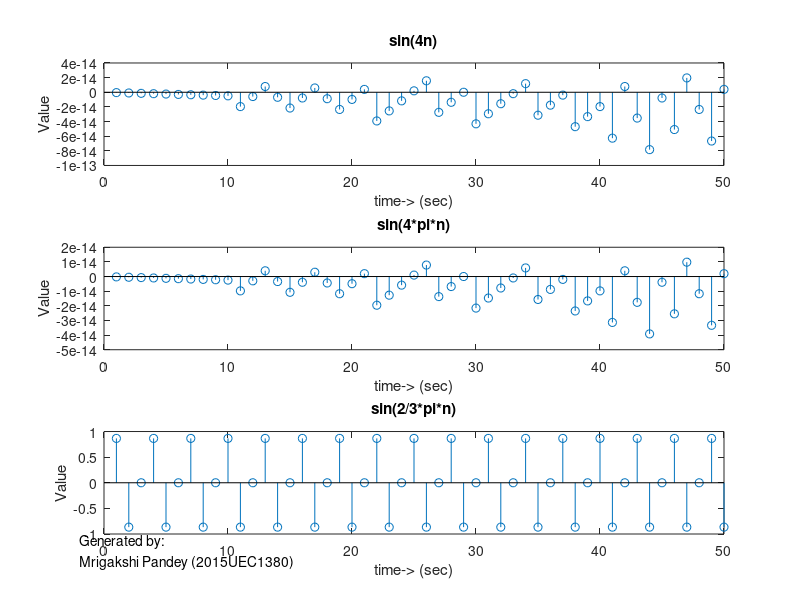

Here is the MATLAB script that generated this plot:
%Author- Mrigakshi Pandey (2015UEC1380)
% Sine wave at different frequencies
%.......................................

close all;
clear all;
clc;

n=1:1:50;

f=sin(4*pi*n);
subplot(3,1,1);
stem(f);
title('sin(4n)');
xlabel('time-> (sec)');
ylabel('Value');

f2=sin(2*pi*n);
subplot(3,1,2);
stem(f2);
title('sin(4*pi*n)');
xlabel('time-> (sec)');
ylabel('Value');

f3=sin(2*pi*n/3);
subplot(3,1,3);
stem(f3);
title('sin(2/3*pi*n)');
xlabel('time-> (sec)');
ylabel('Value');
dim = [0.1 0.081 0 0];
str = {'Generated by:','Mrigakshi Pandey (2015UEC1380)'};
annotation('textbox',dim,'String',str,'FitBoxToText','on');

